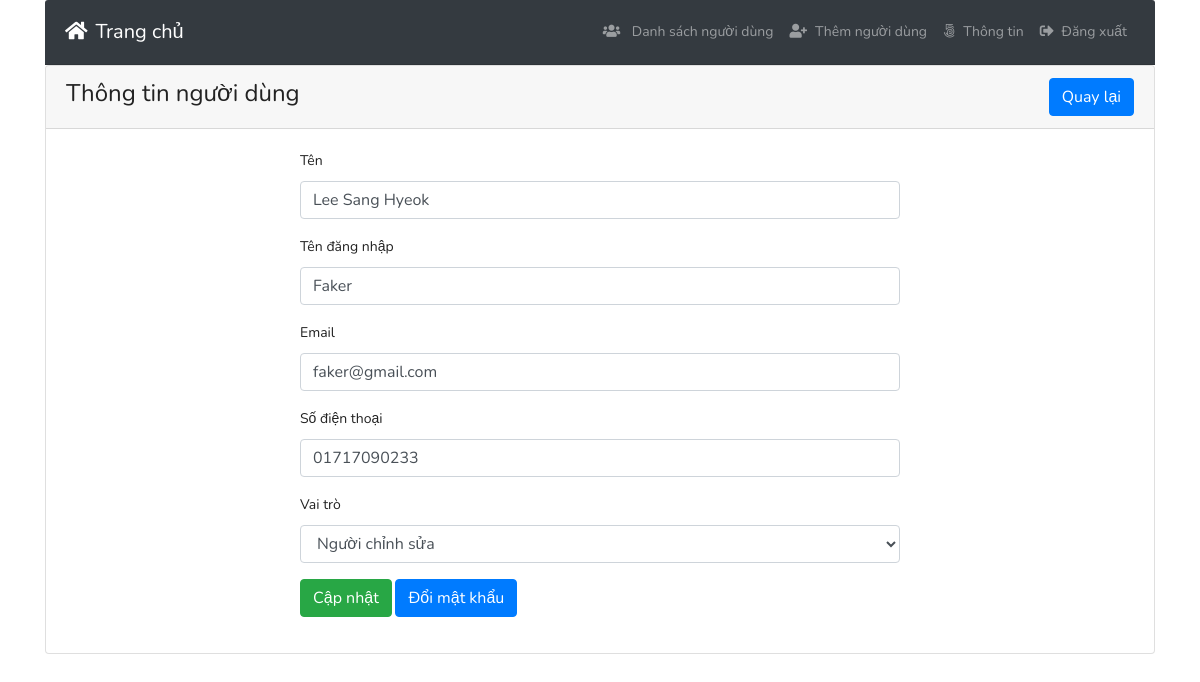
The app's page /profile.php?id=17 (signed in) with its own data.
### tables this page shows
CREATE TABLE `tbl_users` (
  `id` int(11) NOT NULL,
  `name` varchar(255) DEFAULT NULL,
  `username` varchar(255) DEFAULT NULL,
  `email` varchar(255) DEFAULT NULL,
  `password` varchar(255) DEFAULT NULL,
  `mobile` varchar(25) DEFAULT NULL,
  `roleid` tinyint(4) DEFAULT NULL,
  `isActive` tinyint(4) DEFAULT 0,
  `created_at` timestamp NOT NULL DEFAULT current_timestamp(),
  `updated_at` timestamp NOT NULL DEFAULT current_timestamp()
);

### classes/Users.php (called while the page is built, shortened)
<?php
include 'lib/Database.php';
include_once 'lib/Session.php';
class Users{
  private $db;
  public function __construct(){
    $this->db = new Database();
  }
    public function getUserInfoById($userid){
      $sql = "SELECT * FROM tbl_users WHERE id = :id LIMIT 1";
      $stmt = $this->db->pdo->prepare($sql);
      $stmt->bindValue(':id', $userid);
      $stmt->execute();
      $result = $stmt->fetch(PDO::FETCH_OBJ);
      if ($result) {
        return $result;
      }else{
        return false;
      }
    }
}

### lib/Database.php (called while the page is built, shortened)
<?php
class  Database{
  public $pdo;
  public function __construct(){
    if (!isset($this->pdo)) {
      try {
        $link = new PDO('mysql:host='.DB_HOST.'; dbname='.DB_NAME, DB_USER, DB_PASS);
        $link->setAttribute(PDO::ATTR_ERRMODE, PDO::ERRMODE_EXCEPTION);
        $link->exec("SET CHARACTER SET utf8");
        $this->pdo  =  $link;
      } catch (PDOException $e) {
        die("Connection error...".$e->getMessage());
      }
    }
  }
}

### lib/Session.php (called while the page is built, shortened)
<?php
class Session{
  public static function get($key){
    if (isset($_SESSION[$key])) {
      return $_SESSION[$key];
    }else{
      return false;
    }
  }
}

### profile.php (the view, shortened to what this page needs)
<?php
include 'inc/header.php';
 ?>
<?php
if (isset($_GET['id'])) {
  $userid = preg_replace('/[^a-zA-Z0-9-]/', '', (int)$_GET['id']);
}
?>
 <div class="card ">
   <div class="card-header">
          <h3>Thông tin người dùng <span class="float-right"> <a href="index.php" class="btn btn-primary">Quay lại</a> </h3>
        </div>
        <div class="card-body">
    <?php
    $getUinfo = $users->getUserInfoById($userid);
    if ($getUinfo) {
     ?>
          <div style="width:600px; margin:0px auto">
          <form class="" action="" method="POST">
              <div class="form-group">
                <label for="name">Tên</label>
                <input type="text" name="name" value="<?php echo $getUinfo->name; ?>" class="form-control">
              </div>
              <div class="form-group">
                <label for="username">Tên đăng nhập</label>
                <input type="text" name="username" value="<?php echo $getUinfo->username; ?>" class="form-control">
              </div>
              <div class="form-group">
                <label for="email">Email</label>
                <input type="email" id="email" name="email" value="<?php echo $getUinfo->email; ?>" class="form-control">
              </div>
              <div class="form-group">
                <label for="mobile">Số điện thoại</label>
                <input type="text" id="mobile" name="mobile" value="<?php echo $getUinfo->mobile; ?>" class="form-control">
              </div>
              <?php if (Session::get("roleid") == '1') { ?>
              <div class="form-group
              <?php if (Session::get("roleid") == '1' && Session::get("id") == $getUinfo->id) {
                echo "d-none";
              } ?>
              ">
                <div class="form-group">
                  <label for="sel1"> Vai trò </label>
                  <select class="form-control" name="roleid" id="roleid">
                  <?php
                if($getUinfo->roleid == '1'){?>
                  <option value="1" selected='selected'>Admin</option>
                  <option value="2">Người chỉnh sửa</option>
                  <option value="3">Người Dùng</option>
                <?php }elseif($getUinfo->roleid == '2'){?>
                  <option value="2" selected='selected'>Người chỉnh sửa</option>
                <?php }elseif($getUinfo->roleid == '3'){?>
                  <option value="1">Admin</option>
                  <option value="2">Người chỉnh sửa</option>
                  <option value="3" selected='selected'>Người dùng</option>
                <?php } ?>
                  </select>
                </div>
              </div>
          <?php }else{?>
            <input type="hidden" name="roleid" value="<?php echo $getUinfo->roleid; ?>">
          <?php } ?>
              <?php if (Session::get("id") == $getUinfo->id) {?>
              <div class="form-group">
                <button type="submit" name="update" class="btn btn-success">Cập nhật</button>
                <a class="btn btn-primary" href="changepass.php?id=<?php echo $getUinfo->id;?>">Đổi mật khẩu</a>
              </div>
            <?php } elseif(Session::get("roleid") == '1') {?>
              <div class="form-group">
                <button type="submit" name="update" class="btn btn-success">Cập nhật</button>
                <a class="btn btn-primary" href="changepass.php?id=<?php echo $getUinfo->id;?>">Đổi mật khẩu</a>
              </div>
            <?php } elseif(Session::get("roleid") == '2') {?>
              <div class="form-group">
                <button type="submit" name="update" class="btn btn-success">Cập nhật</button>
              </div>
              <?php   }else{ ?>
                  <div class="form-group">
                    <a class="btn btn-primary" href="index.php">Ok</a>
                  </div>
                <?php } ?>
          </form>
        </div>
      <?php }else{
        header('Location:index.php');
      } ?>
      </div>
    </div>
  <?php
  include 'inc/footer.php';
  ?>

### records on screen
tbl_users: name "Lee Sang Hyeok", username "Faker", email "faker@gmail.com", mobile "01717090233", roleid "Người chỉnh sửa"
